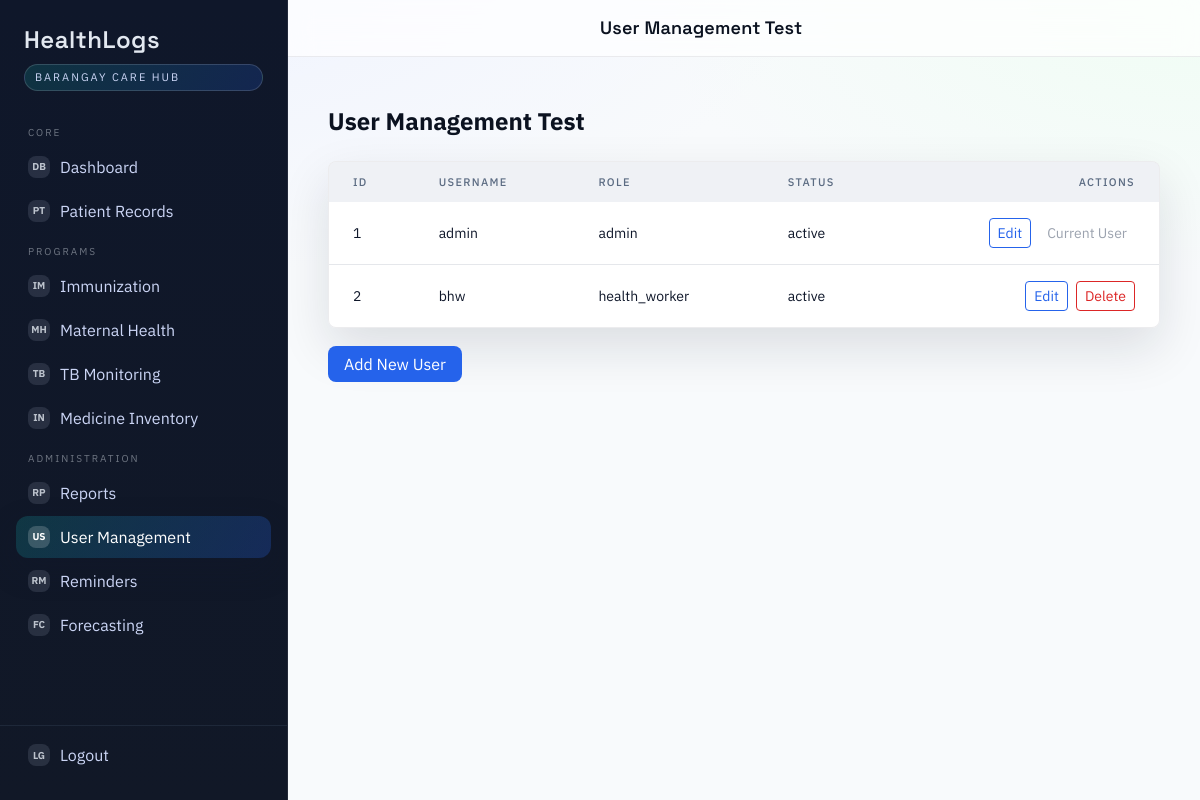
The page /public/users_test.php (signed in) on the database its author committed.
### tables this page shows
CREATE TABLE users (
  id INT UNSIGNED AUTO_INCREMENT PRIMARY KEY,
  role_id INT UNSIGNED NOT NULL,
  username VARCHAR(50) NOT NULL UNIQUE,
  password_hash VARCHAR(255) NOT NULL,
  full_name VARCHAR(120) NOT NULL,
  email VARCHAR(120) NULL,
  phone VARCHAR(30) NULL,
  status ENUM('active','inactive') NOT NULL DEFAULT 'active',
  created_at DATETIME NOT NULL DEFAULT CURRENT_TIMESTAMP,
  updated_at DATETIME NULL ON UPDATE CURRENT_TIMESTAMP,
  CONSTRAINT fk_users_role FOREIGN KEY (role_id) REFERENCES roles(id)
);

CREATE TABLE roles (
  id INT UNSIGNED AUTO_INCREMENT PRIMARY KEY,
  name VARCHAR(50) NOT NULL UNIQUE
);

### public/partials/bootstrap.php (called while the page is built, shortened)
<?php
if (!function_exists('h')) {
    function h($value): string {
        return htmlspecialchars((string)$value, ENT_QUOTES, 'UTF-8');
    }
}

### public/users_test.php (the view, shortened to what this page needs)
<?php
require __DIR__ . '/partials/bootstrap.php';
require __DIR__ . '/partials/header.php';
$users = $pdo->query("SELECT u.*, r.name as role_name FROM users u LEFT JOIN roles r ON u.role_id = r.id ORDER BY u.id")->fetchAll();
?>
<div class="container mx-auto px-4 py-6">
    <h1 class="text-2xl font-bold mb-6">User Management Test</h1>
    <div class="bg-white rounded-lg shadow overflow-hidden">
        <table class="min-w-full">
            <thead class="bg-gray-50">
                <tr>
                    <th class="px-6 py-3 text-left text-xs font-medium text-gray-500 uppercase">ID</th>
                    <th class="px-6 py-3 text-left text-xs font-medium text-gray-500 uppercase">Username</th>
                    <th class="px-6 py-3 text-left text-xs font-medium text-gray-500 uppercase">Role</th>
                    <th class="px-6 py-3 text-left text-xs font-medium text-gray-500 uppercase">Status</th>
                    <th class="px-6 py-3 text-right text-xs font-medium text-gray-500 uppercase">Actions</th>
                </tr>
            </thead>
            <tbody class="divide-y divide-gray-200">
                <?php foreach ($users as $user): ?>
                    <tr>
                        <td class="px-6 py-4 text-sm"><?= $user['id'] ?></td>
                        <td class="px-6 py-4 text-sm"><?= h($user['username']) ?></td>
                        <td class="px-6 py-4 text-sm"><?= h($user['role_name']) ?></td>
                        <td class="px-6 py-4 text-sm"><?= h($user['status']) ?></td>
                        <td class="px-6 py-4 text-right text-sm">
                            <div class="flex items-center justify-end gap-2">
                                <a href="/HealthLogs/public/users/form.php?id=<?= $user['id'] ?>"
                                   class="text-blue-600 hover:text-blue-900 px-2 py-1 border border-blue-600 rounded">
                                    Edit
                                </a>
                                <?php if ($user['id'] != $_SESSION['user_id']): ?>
                                    <button onclick="deleteUser(<?= $user['id'] ?>, '<?= h($user['username']) ?>')"
                                            class="text-red-600 hover:text-red-900 px-2 py-1 border border-red-600 rounded">
                                        Delete
                                    </button>
                                <?php else: ?>
                                    <span class="text-gray-400 px-2 py-1">Current User</span>
                                <?php endif; ?>
                            </div>
                        </td>
                    </tr>
                <?php endforeach; ?>
            </tbody>
        </table>
    </div>
    <div class="mt-6">
        <a href="/HealthLogs/public/users/form.php"
           class="bg-blue-600 hover:bg-blue-700 text-white px-4 py-2 rounded-lg">
            Add New User
        </a>
    </div>
</div>
<?php require __DIR__ . '/partials/footer.php'; ?>

### public/partials/header.php (style rules this page uses)
:root { --bg-1: #eef2ff; --bg-2: #f0fdf4; --ink: #0b1220; --muted: #5b6b82; --accent: #0ea5a4; --accent-2: #2563eb; --card: rgba(255, 255, 255, 0.92); --line: rgba(15, 23, 42, 0.08); --shadow: 0 20px 50px rgba(15, 23, 42, 0.12); }
html, body { height: 100%; padding: 0; margin: 0; }
body.app-body { font-family: 'IBM Plex Sans', ui-sans-serif, system-ui, sans-serif; color: var(--ink); background: radial-gradient(1200px 600px at 10% -10%, var(--bg-1), transparent 60%), radial-gradient(1000px 500px at 100% 0%, var(--bg-2), transparent 55%), #f8fafc; margin: 0; }
.app-content .bg-white { background: var(--card); border: 1px solid var(--line); box-shadow: var(--shadow); }
.app-content table { border-collapse: collapse; width: 100%; }
.app-content thead { background: rgba(148, 163, 184, 0.15); }
.app-content th { font-size: 11px; text-transform: uppercase; letter-spacing: 0.12em; color: var(--muted); }
.app-content td { color: #0f172a; }

### rows shown on the page
users: id "1", username "admin", role.name "admin", status "active", shows "Current User"
users: id "2", username "bhw", role.name "health_worker", status "active"

### other values the page prints
$pageTitle "User Management Test"
